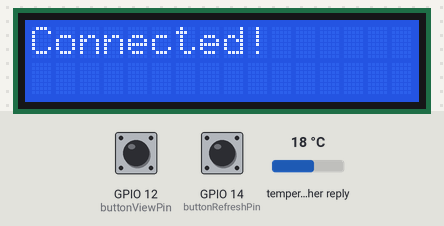
Bench run of a program on a simulated ESP32. On the bench: 16×2 character LCD. Inputs (shaded band) come from the test bench; at power-on: GPIO 12 (buttonViewPin) HIGH, GPIO 14 (buttonRefreshPin) HIGH, temperature in the weather reply 18 °C. WiFi joins after 1.5 s; servers stay silent unless stated; web services answer with replies made up by the test bench; what the program prints to the serial monitor is not drawn.

Above: at 2.2 s.
At 5.5 s:
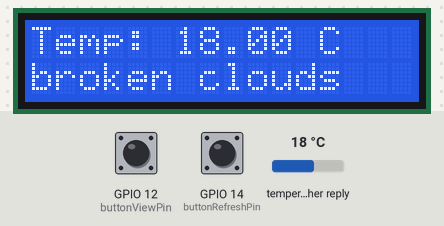
5.6 s: GPIO 12 (buttonViewPin) pulled LOW for 1 s
At 5.79 s:
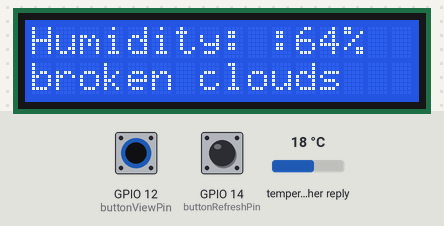
8.1 s: GPIO 12 (buttonViewPin) pulled LOW for 0.15 s
9.7 s: GPIO 12 (buttonViewPin) pulled LOW for 3.2 s
At 9.89 s:
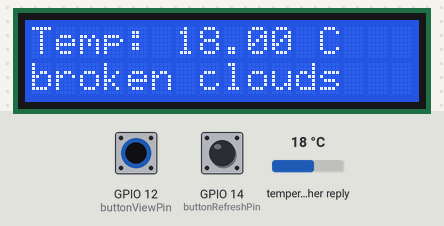
Timing chart, 0 to 12.7 s (numbered marks = the images above; inputs shaded):
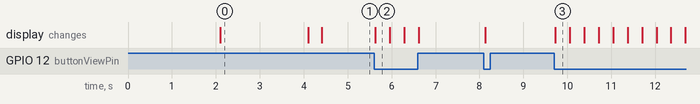

The program:

main.cpp
```cpp
#include <Wire.h>
#include <LiquidCrystal_I2C.h>
#include <WiFi.h>
#include <HTTPClient.h>

const char* ssid = "Wokwi-GUEST";
const char* password = "";
String apiKey = "20ca0ff523294dcdeb424dfc5802e21b";
String city = "Malang";
String units = "metric";
String server = "http://api.openweathermap.org/data/2.5/weather?q=" + city + "&units=" + units + "&appid=" + apiKey;

LiquidCrystal_I2C lcd(0x27, 16, 2);

// Tombol
const int buttonViewPin = 12; // Tombol untuk ganti tampilan
const int buttonRefreshPin = 14; // Tombol untuk refresh data

bool showHumidity = false;
unsigned long lastUpdateTime = 0;
const long updateInterval = 60000; // 1 menit

// Data cuaca
String temp = "";
String humidity = "";
String desc = "";

void setup() {
  Serial.begin(115200);
  lcd.init();
  lcd.backlight();
  lcd.setCursor(0, 0);
  lcd.print("Weather Info:");

  pinMode(buttonViewPin, INPUT_PULLUP);
  pinMode(buttonRefreshPin, INPUT_PULLUP);

  WiFi.begin(ssid, password);
  lcd.setCursor(0, 1);
  lcd.print("Connecting...");

  while (WiFi.status() != WL_CONNECTED) {
    delay(1000);
    Serial.println("Connecting to WiFi...");
  }

  lcd.clear();
  lcd.setCursor(0, 0);
  lcd.print("Connected!");
  delay(2000);
  lcd.clear();

  getWeatherData();
  displayWeather();
}

void loop() {
  if (digitalRead(buttonViewPin) == LOW) {
    showHumidity = !showHumidity;
    displayWeather();
    delay(300); // Debounce
  }

  if (digitalRead(buttonRefreshPin) == LOW) {
    getWeatherData();
    displayWeather();
    delay(300); // Debounce
  }

  if (millis() - lastUpdateTime > updateInterval) {
    getWeatherData();
    displayWeather();
    lastUpdateTime = millis();
  }
}

void getWeatherData() {
  if (WiFi.status() == WL_CONNECTED) {
    HTTPClient http;
    http.begin(server);
    int httpCode = http.GET();

    if (httpCode > 0) {
      String payload = http.getString();
      Serial.println(payload);

      int tempIndex = payload.indexOf("temp");
      temp = payload.substring(tempIndex + 6, payload.indexOf(",", tempIndex));

      int humIndex = payload.indexOf("humidity");
      humidity = payload.substring(humIndex + 9, payload.indexOf(",", humIndex));

      int descIndex = payload.indexOf("description");
      desc = payload.substring(descIndex + 14, payload.indexOf("\"", descIndex + 14));
    } else {
      Serial.println("Error on HTTP request");
    }

    http.end();
  }
}

void displayWeather() {
  lcd.clear();
  if (showHumidity) {
    String humMsg = "Humidity: " + humidity + "%";
    if (humMsg.length() <= 16) {
      lcd.setCursor(0, 0);
      lcd.print(humMsg);
    } else {
      for (int i = 0; i <= humMsg.length() - 16; i++) {
        lcd.setCursor(0, 0);
        lcd.print(humMsg.substring(i, i + 16));
        delay(300);
      }
    }
    lcd.setCursor(0, 1);
    lcd.print(desc);
  } else {
    lcd.setCursor(0, 0);
    lcd.print("Temp: " + temp + " C");
    lcd.setCursor(0, 1);
    lcd.print(desc);
  }
}
```

Measured:
- after the input at 5.6 s, the display: changes at once (image 2)
- after the input at 9.7 s, the display: changes at once (image 3)
- what the display in image 0 shows lasts 2.0 s, from 2.1 s to 4.1 s
